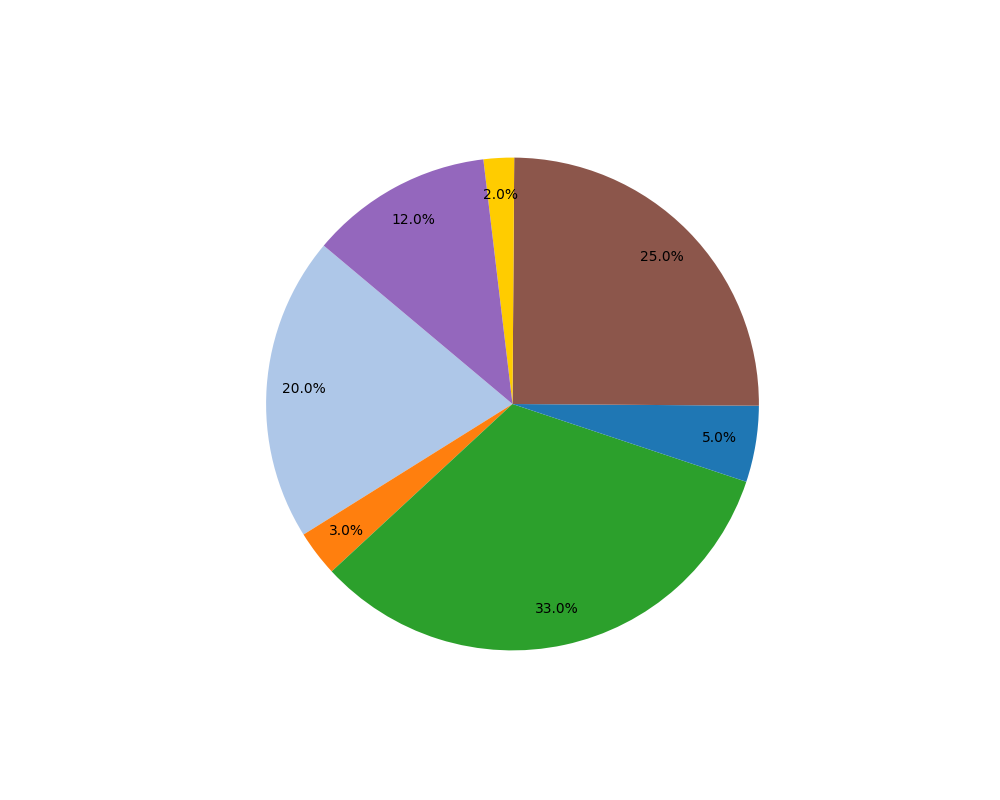

Python code for this plot:
import matplotlib.pyplot as plt

# Manually shuffled data and colors
energy_share = [20, 3, 33, 5, 25, 2, 12] 
colors = ['#aec7e8', '#ff7f0e', '#2ca02c', '#1f77b4', '#8c564b', '#ffcc00', '#9467bd']

plt.figure(figsize=(10, 8))
plt.pie(
    energy_share, 
    autopct='%1.1f%%', 
    startangle=140, 
    colors=colors, 
    pctdistance=0.85
)

plt.show()
